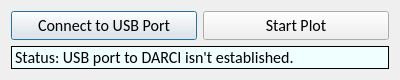
<?xml version="1.0" encoding="UTF-8"?>
<ui version="4.0">
 <class>Dialog</class>
 <widget class="QDialog" name="Dialog">
  <property name="geometry">
   <rect>
    <x>0</x>
    <y>0</y>
    <width>400</width>
    <height>80</height>
   </rect>
  </property>
  <property name="minimumSize">
   <size>
    <width>400</width>
    <height>80</height>
   </size>
  </property>
  <property name="maximumSize">
   <size>
    <width>400</width>
    <height>80</height>
   </size>
  </property>
  <property name="font">
   <font>
    <family>Calibri</family>
    <pointsize>12</pointsize>
   </font>
  </property>
  <property name="windowTitle">
   <string notr="true">DARCI Real-time Pressure Plot</string>
  </property>
  <property name="whatsThis">
   <string notr="true"/>
  </property>
  <layout class="QGridLayout" name="gridLayout">
   <item row="0" column="0">
    <widget class="QPushButton" name="connectUSB">
     <property name="text">
      <string>Connect to USB Port</string>
     </property>
    </widget>
   </item>
   <item row="0" column="1">
    <widget class="QPushButton" name="startPressurePlot">
     <property name="text">
      <string>Start Plot</string>
     </property>
    </widget>
   </item>
   <item row="1" column="0" colspan="2">
    <widget class="QLabel" name="usbStatus">
     <property name="autoFillBackground">
      <bool>false</bool>
     </property>
     <property name="styleSheet">
      <string notr="true">background-color: rgb(240, 255, 255);</string>
     </property>
     <property name="frameShape">
      <enum>QFrame::Box</enum>
     </property>
     <property name="text">
      <string notr="true">&lt;html&gt;&lt;head/&gt;&lt;body&gt;&lt;p&gt;Status: USB port to DARCI isn't established.&lt;/p&gt;&lt;/body&gt;&lt;/html&gt;</string>
     </property>
    </widget>
   </item>
  </layout>
 </widget>
 <layoutdefault spacing="6" margin="11"/>
 <resources/>
 <connections/>
</ui>
